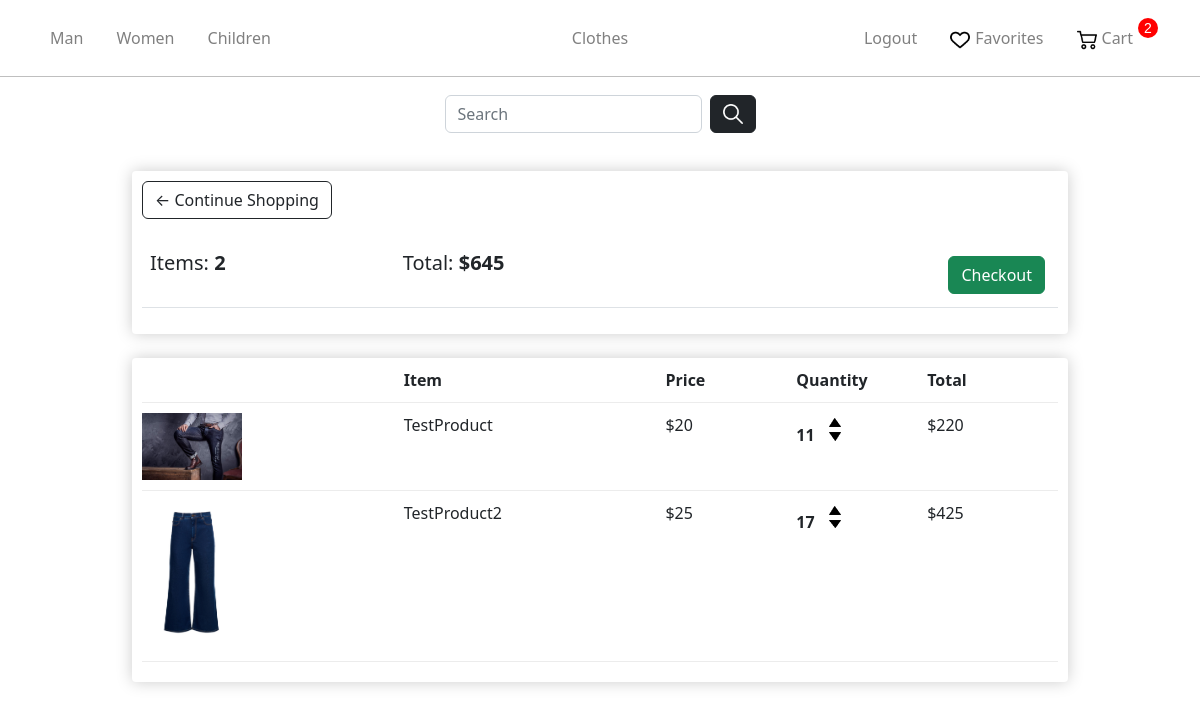
The app's page /cart/ (signed in), older data.
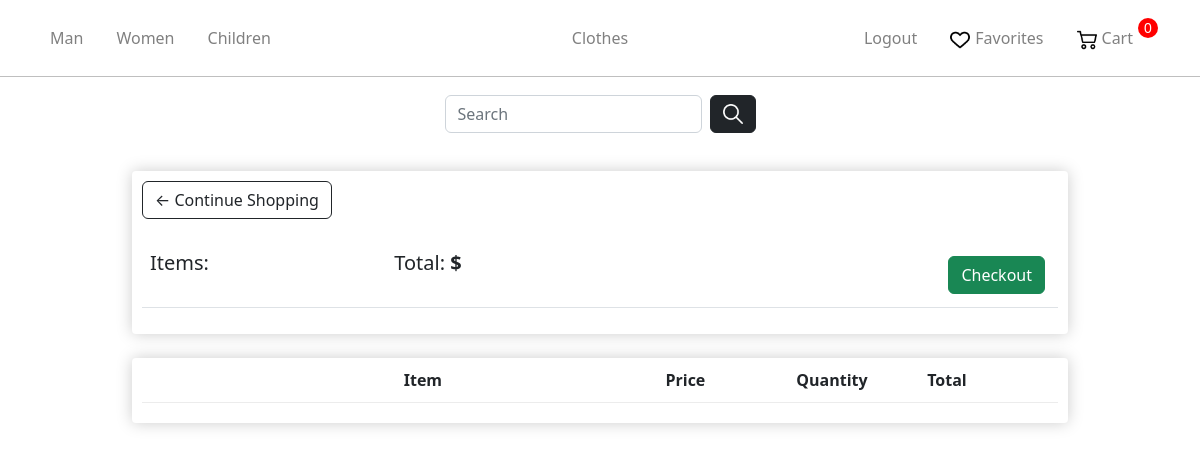
The same page, newer data.
### store/models.py (models this page shows, shortened)
class Gender(models.Model):
    name = models.CharField(max_length=100, db_index=True)
    slug = models.SlugField(max_length=255, unique=True, db_index=True)
    categories_id = models.ManyToManyField('Category')
    def get_absolute_url(self):
        return reverse('gender', kwargs={'gender_slug': self.slug})

class Order(models.Model):
    user = models.ForeignKey('User', on_delete=models.CASCADE)
    products = models.ManyToManyField('OrderProduct')
    time_create = models.DateTimeField(auto_now_add=True)
    ordered = models.BooleanField(default=False)
    address = models.ForeignKey('Address', on_delete=models.SET_NULL, blank=True, null=True)
    def get_total(self):
        total = 0
        for order_item in self.products.all():
            total += order_item.get_total_product_price()
        return total
    def get_payment_url(self):
        return reverse('landing', kwargs={'order_id': self.pk})

class OrderProduct(models.Model):
    user = models.ForeignKey('User', on_delete=models.CASCADE)
    product = models.ForeignKey('Product', on_delete=models.PROTECT)
    quantity = models.IntegerField(default=1)
    ordered = models.BooleanField(default=False)
    def get_total_product_price(self):
        return self.quantity * self.product.price

class Product(models.Model):
    AVAILABILITY =(
        ('Y', 'В наличии'),
        ('N', 'Нет в наличии'),
    )
    name = models.CharField(max_length=255)
    slug = models.SlugField(max_length=255, unique=True, db_index=True)
    description = models.TextField(blank=True)
    price = models.IntegerField()
    photo = models.ImageField(upload_to="photos")
    size = models.CharField(max_length=255)
    availability = models.CharField(max_length=1,choices = AVAILABILITY,default = '')
    cat = models.ForeignKey('Category', on_delete=models.PROTECT)
    gender = models.ForeignKey('Gender', on_delete=models.PROTECT)

### store/views.py (the view)
# urls.py: path('cart/', views.cart, name="cart"),
def cart(request):
    context = {}
    context = get_user_context(context,request)
    return render(request, 'store/cart.html', context)

### store/templatetags/store_tags.py (called while the page is built)
@register.simple_tag(name='getquantity')
def get_quantity(order_product_pk, plus):
    return reverse('change_quantity', kwargs={'order_product_pk': order_product_pk, 'plus': plus})

### store/utils.py (called while the page is built)
def get_user_context(dict,request):
    context = dict
    genders = Gender.objects.all()
    ordered = 1
    if not request.user.is_authenticated:
        ordered = 0
    else:
        order_qs = Order.objects.filter(user=request.user, ordered=False)
        if order_qs.exists():
            context["order"] = order_qs[0]
        else:
            ordered = 0
    context["genders"] = genders
    context["gender_selected"] = -1
    context["cat_selected"] = -1
    context["ordered"] = ordered
    return context

### store/templates/store/cart.html (shortened to what this page needs)
{% extends 'store/layout.html' %}
{% load static %}
{% load store_tags %}
{% block content %}
    <link rel="stylesheet" href="{% static 'store/css/CategoriesCartCheckout.css' %}">
	<div class="row">
		<div class="col-lg-12">
			<div class="box-element">
				<a  class="btn btn-outline-dark" href="{% url 'main' %}">&#x2190; Continue Shopping</a>
				<br>
				<br>
				<table class="table">
					<tr>
						<th><h5>Items: <strong>{{order.products.count}}</strong></h5></th>
						<th><h5>Total: <strong>${{order.get_total}}</strong></h5></th>
						<th>
							<a  style="float:right; margin:5px;" class="btn btn-success" href="{{order.get_payment_url}}">Checkout</a>
						</th>
					</tr>
				</table>
			</div>
			<br>
			<div class="box-element">
				<div class="cart-row">
					<div style="flex:2"></div>
					<div style="flex:2"><strong>Item</strong></div>
					<div style="flex:1"><strong>Price</strong></div>
					<div style="flex:1"><strong>Quantity</strong></div>
					<div style="flex:1"><strong>Total</strong></div>
				</div>
				{%for orderproduct in order.products.all%}
				<div class="cart-row">
					<div style="flex:2"><img class="row-image" src="{{orderproduct.product.photo.url}}"></div>
					<div style="flex:2"><p>{{orderproduct.product.name}}</p></div>
					<div style="flex:1"><p>${{orderproduct.product.price}}</p></div>
					<div style="flex:1">
						<p class="quantity">{{orderproduct.quantity}}</p>
						<div class="quantity">
							{% getquantity order_product_pk=orderproduct.pk plus=1 as URL%}
							<a href = "{{URL}}"><img class="chg-quantity" src="../../static/store/img/arrow-up.png"></a>
							{% getquantity order_product_pk=orderproduct.pk plus=0 as URL%}
							<a href = "{{URL}}"><img class="chg-quantity" src="../../static/store/img/arrow-down.png"></a>
						</div>
					</div>
					<div style="flex:1"><p>${{orderproduct.get_total_product_price}}</p></div>
				</div>
				{%endfor%}
			</div>
		</div>
	</div>
{% endblock %}

### store/templates/store/layout.html (shortened to what this page needs)
{% load static %}
<!doctype html>
<html lang="en">
<head>
    <link rel="stylesheet" href="https://cdn.jsdelivr.net/npm/bootstrap@5.2.3/dist/css/bootstrap.min.css">
    <link rel="stylesheet" href="{% static 'store/css/main.css' %}">
</head>
<body>
    <nav class="navbar navbar-expand-sm navbar-dark main-nav">
    <div class="container justify-content-center">
        <ul class="nav navbar-nav w-100 flex-nowrap">
            {% for gender in genders%}
            <li class="nav-item active">
                {%if gender == gender_selected%}
                <p class="nav-link-selected lk" >{{gender.name}}</p>
                {%else%}
                <a class="nav-link lk" href="{{gender.get_absolute_url}}">{{gender.name}}</a>
                {%endif%}
            {% endfor %}
        </ul>
        <ul class="nav navbar-nav justify-content-center">
            <li class="nav-item"><a class="nav-link" href="{% url 'main' %}">Clothes</a></li>
        </ul>
        <ul class="nav navbar-nav w-100 justify-content-end">
            {% if request.user.is_authenticated %}
            <li class="nav-item">
                <a class="nav-link lk" href="{% url 'logout' %}">Logout</a>
            </li>
            {%endif%}
            <li class="nav-item">
                <a class="nav-link lk icon" href="{% url 'liked' %}"><img src="../../static/store/img/heart.png" alt="Heart Icon">Favorites</a>
            </li>
            <li class="nav-item">
                {%if not ordered%}
                    <p class="cart-total">0</p>
                {%else%}
                    <p class="cart-total">{{order.products.count}}</p>
                {%endif%}
                <a class="nav-link lk icon" href="{% url 'cart' %}"><img src="../../static/store/img/shopping-cart.png" alt="Cart Icon">Cart</a>
            </li>
        </ul>
    </div>
    </nav>
    <hr class="nav">
    <nav class="navbar navbar-expand-sm navbar-dark sec-nav">
    <div class="container justify-content-center">
        <form class="d-flex" role="search">
        <input class="form-control search-input me-2" type="search" placeholder="Search" aria-label="Search" name ="search_area" value="{{ search_input }}">
        <button type="button" class="btn btn-dark"><img src="../../static/store/img/loupe.png" alt="Loupe Icon"></button>
        </form>
    </div>
    </nav>
    {% block content %}
    {% endblock %}
</body>
</html>

Row changes from the older to the newer data that the page shows:
removed Order: products.count "2", get_total "645"
removed OrderProduct: product.photo (picture), product.name "TestProduct", product.price "20", quantity "11", get_total_product_price "220"
removed OrderProduct: product.photo (picture), product.name "TestProduct2", product.price "25", quantity "17", get_total_product_price "425"
Text that changed along with them:
text now shown: "0"
